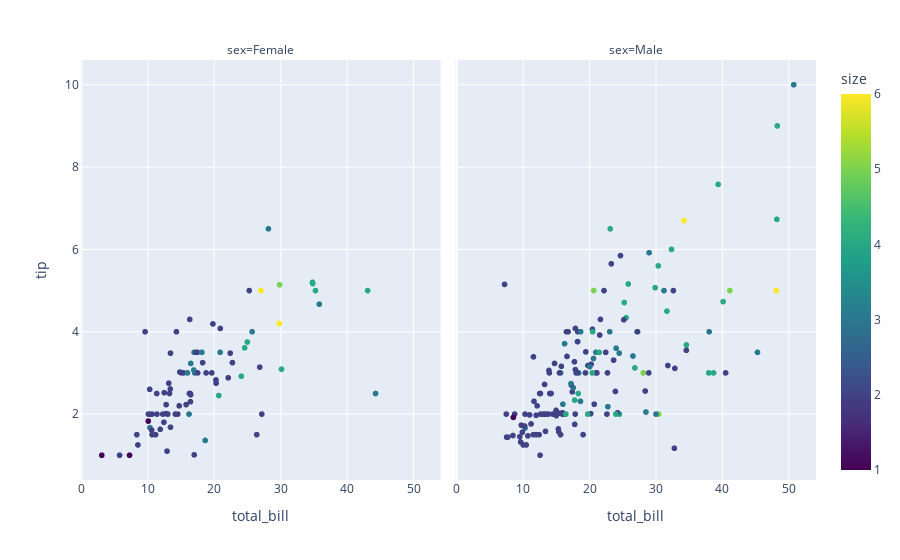

Here is the notebook cell this chart was saved with:
### Code cell
df = px.data.tips()
fig = px.scatter(df, x="total_bill", y="tip", color="size", facet_col="sex",
           color_continuous_scale=px.colors.sequential.Viridis, render_mode="webgl")
fig.show()

### Figure 1 — Plotly figure (JSON) as saved in the notebook; plotly's stock layout.template omitted (floating-point values rounded to 4 significant figures; data arrays with more than 128 entries replaced by an {"elided": "..."} marker saying what was removed)
{"data": [{"hovertemplate": "sex=Female<br>total_bill=%{x}<br>tip=%{y}<br>size=%{marker.color}<extra></extra>", "legendgroup": "", "marker": {"color": [2, 4, 4, 2, 3, 3, 2, 2, 2, 2, 4, 3, 2, 4, 2, 2, 1, 3, 2, 2, 2, 1, 4, 2, 2, 2, 2, 2, 3, 2, 2, 2, 1, 3, 2, 2, 2, 4, 2, 2, 6, 2, 2, 2, 2, 2, 2, 2, 2, 2, 2, 2, 6, 2, 2, 3, 2, 5, 4, 2, 3, 2, 2, 2, 2, 3, 3, 2, 4, 2, 2, 2, 2, 3, 2, 2, 3, 2, 4, 2, 3, 2, 2, 2, 3, 2, 2], "coloraxis": "coloraxis", "symbol": "circle"}, "mode": "markers", "name": "", "showlegend": false, "type": "scattergl", "x": [16.99, 24.59, 35.26, 14.83, 10.33, 16.97, 20.29, 15.77, 19.65, 15.06, 20.69, 16.93, 10.29, 34.81, 26.41, 16.45, 3.07, 17.07, 26.86, 25.28, 14.73, 10.07, 34.83, 5.75, 16.32, 22.75, 11.35, 15.38, 44.3, 22.42, 20.92, 14.31, 7.25, 25.71, 17.31, 10.65, 12.43, 24.08, 13.42, 12.48, 29.8, 14.52, 11.38, 20.27, 11.17, 12.26, 18.26, 8.51, 10.33, 14.15, 13.16, 17.47, 27.05, 16.43, 8.35, 18.64, 11.87, 29.85, 25, 13.39, 16.21, 17.51, 10.59, 10.63, 9.6, 20.9, 18.15, 19.81, 43.11, 13, 12.74, 13, 16.4, 16.47, 12.76, 13.27, 28.17, 12.9, 30.14, 13.42, 15.98, 16.27, 10.09, 22.12, 35.83, 27.18, 18.78], "xaxis": "x", "y": [1.01, 3.61, 5, 3.02, 1.67, 3.5, 2.75, 2.23, 3, 3, 2.45, 3.07, 2.6, 5.2, 1.5, 2.47, 1, 3, 3.14, 5, 2.2, 1.83, 5.17, 1, 4.3, 3.25, 2.5, 3, 2.5, 3.48, 4.08, 4, 1, 4, 3.5, 1.5, 1.8, 2.92, 1.68, 2.52, 4.2, 2, 2, 2.83, 1.5, 2, 3.25, 1.25, 2, 2, 2.75, 3.5, 5, 2.3, 1.5, 1.36, 1.63, 5.14, 3.75, 2.61, 2, 3, 1.61, 2, 4, 3.5, 3.5, 4.19, 5, 2, 2.01, 2, 2.5, 3.23, 2.23, 2.5, 6.5, 1.1, 3.09, 3.48, 3, 2.5, 2, 2.88, 4.67, 2, 3], "yaxis": "y"}, {"hovertemplate": "sex=Male<br>total_bill=%{x}<br>tip=%{y}<br>size=%{marker.color}<extra></extra>", "legendgroup": "", "marker": {"color": {"elided": "157 int values"}, "coloraxis": "coloraxis", "symbol": "circle"}, "mode": "markers", "name": "", "showlegend": false, "type": "scattergl", "x": {"elided": "157 float values"}, "xaxis": "x2", "y": {"elided": "157 float values"}, "yaxis": "y2"}], "layout": {"annotations": [{"font": {}, "showarrow": false, "text": "sex=Female", "x": 0.245, "xanchor": "center", "xref": "paper", "y": 1, "yanchor": "bottom", "yref": "paper"}, {"font": {}, "showarrow": false, "text": "sex=Male", "x": 0.755, "xanchor": "center", "xref": "paper", "y": 1, "yanchor": "bottom", "yref": "paper"}], "coloraxis": {"colorbar": {"title": {"text": "size"}}, "colorscale": [[0, "#440154"], [0.1111, "#482878"], [0.2222, "#3e4989"], [0.3333, "#31688e"], [0.4444, "#26828e"], [0.5556, "#1f9e89"], [0.6667, "#35b779"], [0.7778, "#6ece58"], [0.8889, "#b5de2b"], [1, "#fde725"]]}, "legend": {"tracegroupgap": 0}, "margin": {"t": 60}, "xaxis": {"anchor": "y", "autorange": true, "domain": [0, 0.49], "range": [0.07237, 53.8], "title": {"text": "total_bill"}, "type": "linear"}, "xaxis2": {"anchor": "y2", "autorange": true, "domain": [0.51, 1], "matches": "x", "range": [0.07237, 53.8], "title": {"text": "total_bill"}, "type": "linear"}, "yaxis": {"anchor": "x", "autorange": true, "domain": [0, 1], "range": [0.3031, 10.7], "title": {"text": "tip"}, "type": "linear"}, "yaxis2": {"anchor": "x2", "autorange": true, "domain": [0, 1], "matches": "y", "range": [0.3031, 10.7], "showticklabels": false, "type": "linear"}}}
